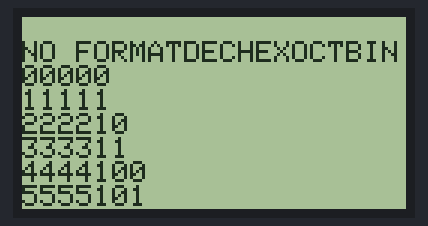
The sketch below on a simulated Arduino Uno, built with avr-gcc and run on an emulated ATmega328P. Shown: 128×64 one-colour display.

Above: at 1.48 s.
At 6.2 s:
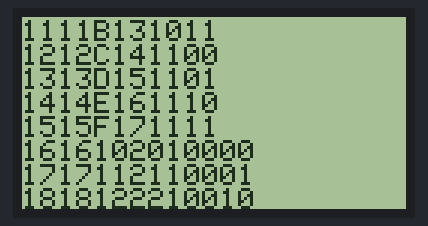
At 11.06 s:
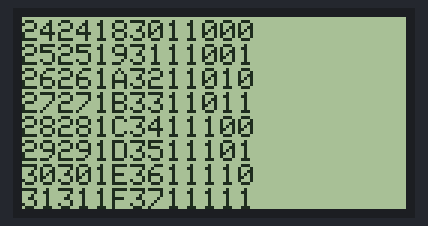
At 20.51 s:
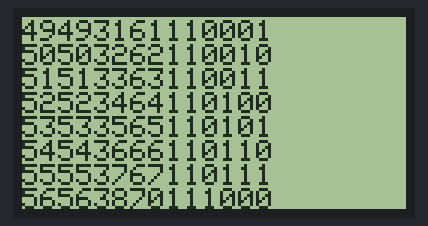
At 29.85 s:
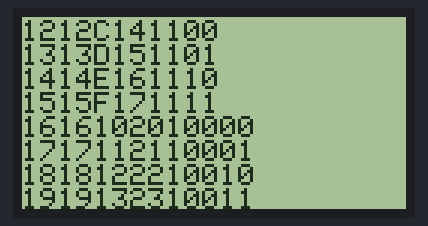
At 39.63 s:
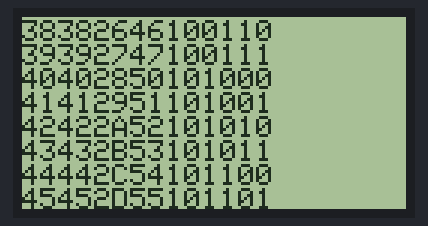

The sketch:

sketch_sep04b.ino
```cpp
#include <U8g2lib.h>
#include <U8x8lib.h>

#include <openGLCD.h>

/*
Uses a FOR loop for data and prints a number in various formats.
*/
int x = 0;    // variable

void setup() {

   GLCD.Init();
    GLCD.SelectFont(System5x7);
}

void loop() {
  // print labels
  GLCD.CursorTo(0, 1);
   GLCD.print("NO FORMAT");       // prints a label
   GLCD.print("\t");              // prints a tab

   GLCD.print("DEC");
   GLCD.print("\t");

   GLCD.print("HEX");
   GLCD.print("\t");

   GLCD.print("OCT");
   GLCD.print("\t");

   GLCD.print("BIN");
   GLCD.print("\t");

  for(x=0; x< 64; x++){    // only part of the ASCII chart, change to suit

    // print it out in many formats:
     GLCD.print(x);       // print as an ASCII-encoded decimal - same as "DEC"
     GLCD.print("\t");    // prints a tab

     GLCD.print(x, DEC);  // print as an ASCII-encoded decimal
     GLCD.print("\t");    // prints a tab

     GLCD.print(x, HEX);  // print as an ASCII-encoded hexadecimal
     GLCD.print("\t");    // prints a tab

     GLCD.print(x, OCT);  // print as an ASCII-encoded octal
     GLCD.print("\t");    // prints a tab

     GLCD.println(x, BIN);  // print as an ASCII-encoded binary
    //                             then adds the carriage return with "println"
    delay(200);            // delay 200 milliseconds
  }
   GLCD.println("");      // prints another carriage return
}
```
